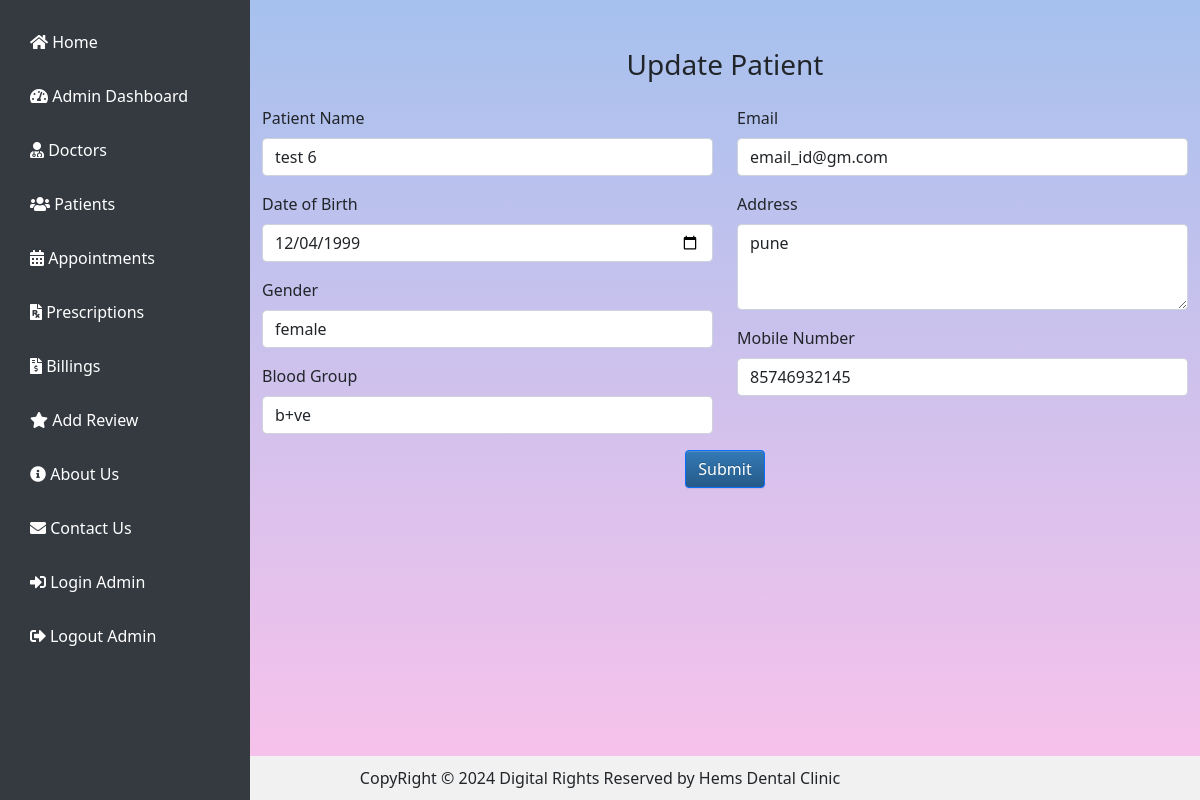
Page /updatePatient/15/ on the committed database.
### clinic/models.py (models this page shows, shortened)
class Patient (models.Model):
    patient_id = models.AutoField(primary_key=True)
    name = models.CharField(max_length=50, null=False)
    date_of_birth = models.DateField()
    gender = models.CharField(max_length=10)
    blood_group = models.CharField(max_length=10)
    email_id = models.EmailField()
    address = models.TextField()
    mobile_number = models.CharField(max_length=15)

### clinic/views.py (the view)
# urls.py: path('updatePatient/<int:pid>/',updatePatient, name='updatePatient'),
def updatePatient(request, pid):
    patient = Patient.objects.get(patient_id=pid)
    if request.method == 'POST':
        patient.patient_name = request.POST.get('patient_name')
        patient.date_of_birth = request.POST.get('date_of_birth')
        patient.gender = request.POST.get('gender')
        patient.blood_group = request.POST.get('blood_group')
        patient.email_id = request.POST.get('email_id')
        patient.address = request.POST.get('address')
        patient.mobile_number = request.POST.get('mobile_number')
        patient.save()
        return redirect('viewPatients')
    else:
        context = {
            'patient_name': patient.name,
            'date_of_birth': patient.date_of_birth,
            'gender': patient.gender,
            'blood_group': patient.blood_group,
            'email_id': patient.email_id,
            'address': patient.address,
            'mobile_number': patient.mobile_number,
        }
        return render(request, 'savePatient.html', context)

### clinic/templates/savePatient.html (shortened to what this page needs)
{% extends "basePage.html" %}
{% load crispy_forms_tags %}
{% block content %}
<div class="container my-5">
    <div class="form-container">
        <h3 class="text-center mb-4">{% if patient_name %}Update Patient{% else %}Patient Entry{% endif %}</h3>
        <form action="{% url 'patient_entery' %}" method="POST">
            <div class="row">
                <div class="col-md-6">
                    <div class="mb-3">
                        <label for="patient_name" class="form-label">Patient Name</label>
                        <input type="text" class="form-control" id="patient_name" name="patient_name"
                            value="{{ patient_name }}" required>
                    </div>
                    <div class="mb-3">
                        <label for="date_of_birth" class="form-label">Date of Birth</label>
                        <input type="date" class="form-control" id="date_of_birth" name="date_of_birth"
                            value="{{ date_of_birth|date:'Y-m-d' }}" required>
                    </div>
                    <div class="mb-3">
                        <label for="gender" class="form-label">Gender</label>
                        <input type="text" class="form-control" id="gender" name="gender" value="{{ gender }}" required>
                    </div>
                    <div class="mb-3">
                        <label for="blood_group" class="form-label">Blood Group</label>
                        <input type="text" class="form-control" id="blood_group" name="blood_group"
                            value="{{ blood_group }}" required>
                    </div>
                </div>
                <div class="col-md-6">
                    <div class="mb-3">
                        <label for="email_id" class="form-label">Email</label>
                        <input type="email" class="form-control" id="email_id" name="email_id" value="{{ email_id }}"
                            required>
                    </div>
                    <div class="mb-3">
                        <label for="address" class="form-label">Address</label>
                        <textarea class="form-control" id="address" name="address" rows="3"
                            required>{{ address }}</textarea>
                    </div>
                    <div class="mb-3">
                        <label for="mobile_number" class="form-label">Mobile Number</label>
                        <input type="text" class="form-control" id="mobile_number" name="mobile_number"
                            value="{{ mobile_number }}" required>
                    </div>
                </div>
            </div>
            <div class="text-center">
                <button type="submit" class="btn btn-primary">Submit</button>
            </div>
        </form>
    </div>
</div>
{% endblock content %}

### static/clinic/css/clinic.css (style rules this page uses)
body { background-image: linear-gradient(to top, #fbc2eb 0%, #a6c1ee 100%); height: 100; }

### clinic/templates/basePage.html (style rules this page uses)
html, body { height: 100%; margin: 0; }
body { display: flex; flex-direction: column; }

### rows in the picture
Patient: patient_name "test 6", date_of_birth "12/04/1999", gender "female", blood_group "b+ve", email_id "email_id@gm.com", address "pune", mobile_number "85746932145"
